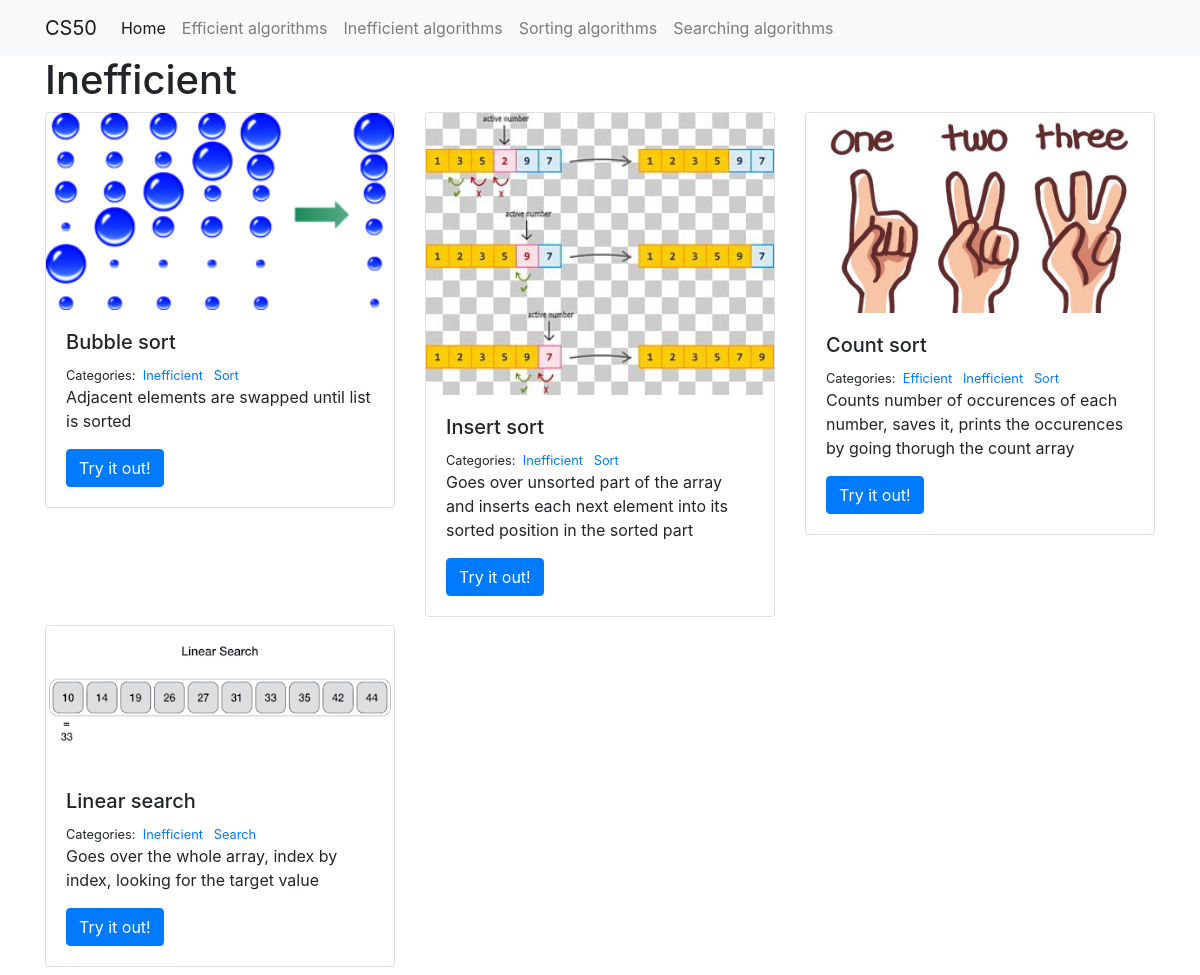
/Inefficient/, run on the app's committed database.
### algorithms/models.py (models this page shows, shortened)
class Category(models.Model):
    name = models.CharField(max_length=20)

class Algorithm(models.Model):
    title = models.CharField(max_length=100)
    description = models.TextField()
    image = models.FilePathField(path="algorithms/img")
    categories = models.ManyToManyField("Category", related_name="algorithms")
    bestCase = models.TextField()
    worstCase = models.TextField()
    purpose = models.CharField(max_length=50)

### algorithms/views.py (the view)
# urls.py: path("<category>/", views.algorithms_category, name="algorithms_category"),
def algorithms_category(request, category):
    algorithms = Algorithm.objects.filter(categories__name__contains=category)
    context = {"category": category, "algorithms": algorithms}
    return render(request, "algorithms_category.html", context)

### algorithms/templates/algorithms_category.html (shortened to what this page needs)
{% extends "base.html" %}
{% load static %}
{% block page_content %}
<head>
</head>
<h1>{{ category | title }}</h1>
<div class="row">
{% for algorithm in algorithms %}
    <div class="col-md-4">
        <div class="card mb-2">
            <img class="card-img-top" src="{% static algorithm.image %}">
            <div class="card-body">
                <h5 class="card-title">{{ algorithm.title }}</h5>
                <small>
                    Categories:&nbsp;
                    {% for category in algorithm.categories.all %}
                    <a href="{% url 'algorithms_category' category.name %}">
                        {{ category.name }}
                    </a>&nbsp;
                    {% endfor %}
                </small>
                <p class="card-text">{{ algorithm.description }}</p>
                <a href="{% url 'algorithms_detail' algorithm.pk %}"
                   class="btn btn-primary">
                    Try it out!
                </a>
            </div>
        </div>
    </div>
    {% endfor %}
</div>
{% endblock %}

### data on the page
Category: name "Inefficient"
Algorithm: image (picture), title "Bubble sort", description "Adjacent elements are swapped until list is sorted"
Category: name "Sort"
Algorithm: image (picture), title "Insert sort", description "Goes over unsorted part of the array and inserts each next element into its sorted position in the sorted part"
Algorithm: image (picture), title "Count sort", description "Counts number of occurences of each number, saves it, prints the occurences by going thorugh the count array"
Category: name "Efficient"
Algorithm: image (picture), title "Linear search", description "Goes over the whole array, index by index, looking for the target value"
Category: name "Search"
